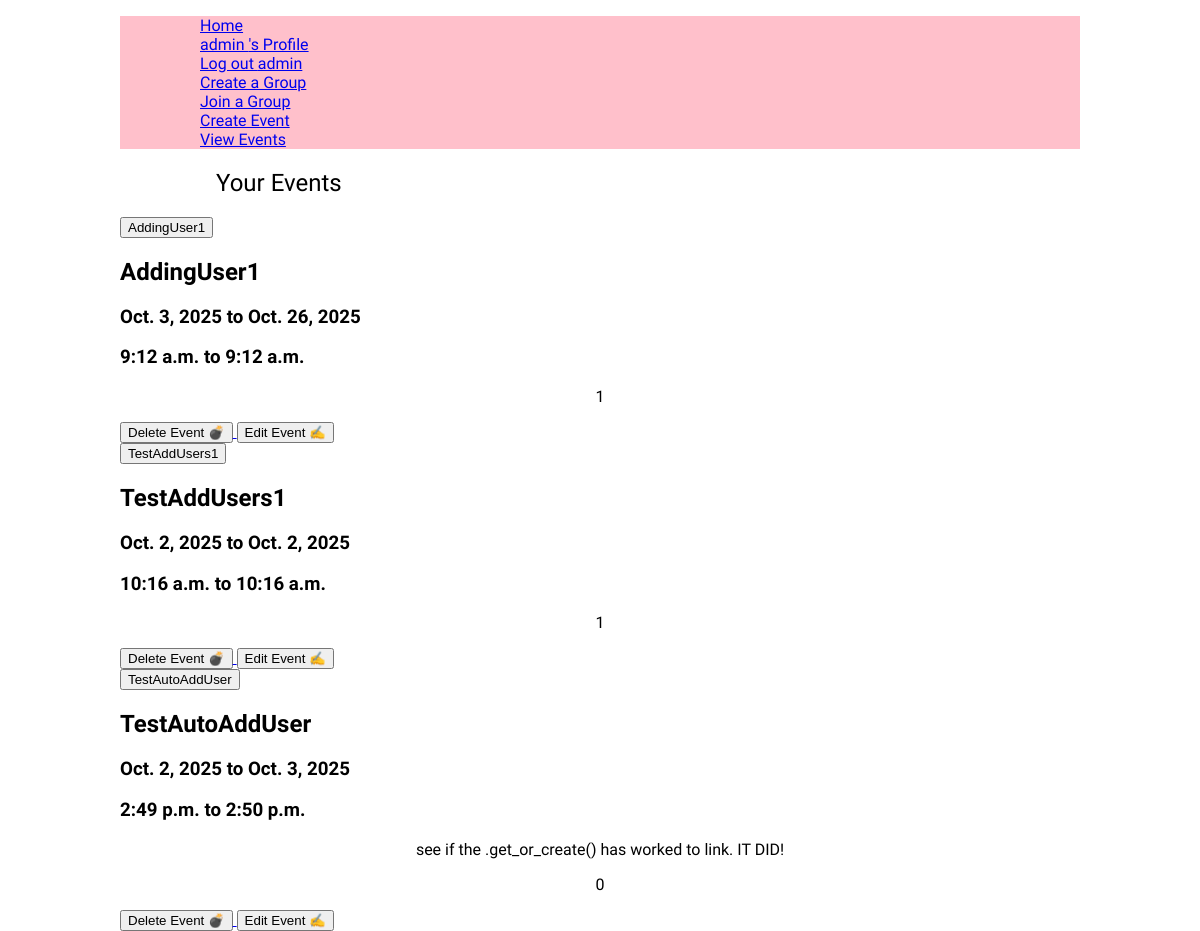
Page /calendar/list/ (signed in) on the earlier database version.
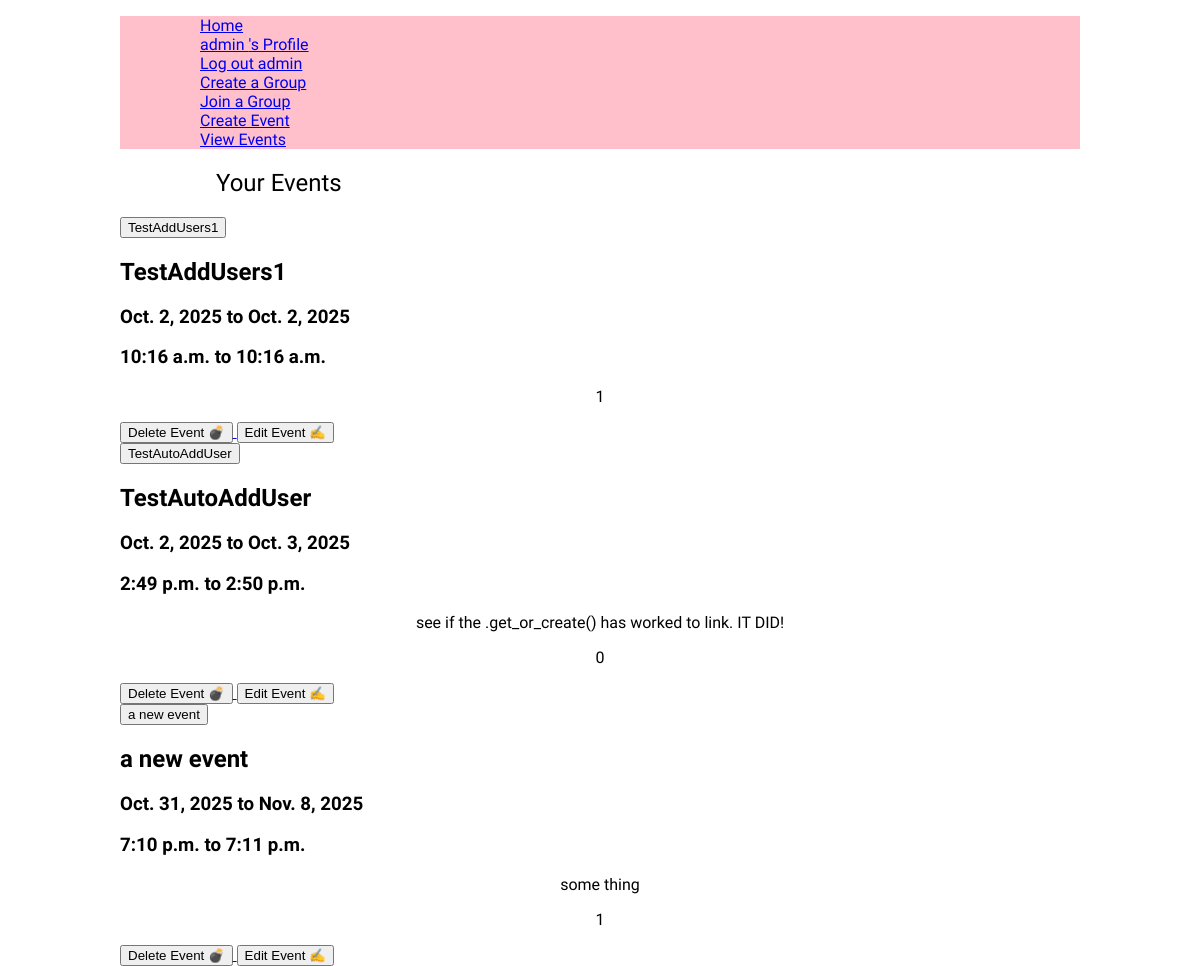
Same page on the later database version.
### user_profile/models.py (models this page shows, shortened)
class CustomUser(AbstractUser):
    location = models.CharField(max_length=100, blank=True)
    phone_number = models.CharField( max_length=50, blank=True)
    date_joined = models.DateTimeField( auto_now_add=True)

### event_view/models.py (models this page shows, shortened)
class UserEventLink(models.Model):
    customUser = models.ForeignKey(CustomUser, on_delete=models.CASCADE)
    event = models.ForeignKey(Event, on_delete=models.CASCADE)
    status = models.IntegerField(choices=STATUS, default=0)
    class Meta:
        constraints = [
            models.UniqueConstraint(
                fields=['customUser','event'],
                name='unique_customUser_event'
            )
        ]

class Event(models.Model):
    EventName = models.CharField(blank=False, max_length=128)
    PrivateEvent = models.BooleanField(blank=False, default=True)
    GroupEvent = models.BooleanField(blank=False, default=False)
    StartDate = models.DateField(blank=False, default=todays_date)
    EndDate =   models.DateField(blank=False, default=todays_date)
    StartTime = models.TimeField(blank=False)
    EndTime = models.TimeField(blank=False)
    Location = models.CharField(blank=True, default="Enter a place")
    Notes = models.TextField(blank=True, )
    EventCreatedTime = models.DateTimeField(auto_now_add=True)#for Admin purposes

### calendar_view/views.py (the view)
# urls.py: path('list/', views.list_events, name='list'),
@login_required
def list_events(request):
    username =  request.user
    events = UserEventLink.objects.filter(customUser=username)
    return render(request, 'calendar_view/list.html', {'events': events})

### calendar_view/templates/calendar_view/list.html (shortened to what this page needs)
{% extends "base.html" %}
{% block content %}
<section>
    <h1>Your Events</h1>
    <div class="accordion-container">
        {% for eventDetails in events %}
            <button class="accordion-button">{{eventDetails.event.EventName}}</button>
            <div class="accordion">
                <h2>{{eventDetails.event.EventName}}</h2>
                <h3>{{eventDetails.event.StartDate}} to {{eventDetails.event.EndDate}}</h3>
                <h3>{{eventDetails.event.StartTime}} to {{eventDetails.event.EndTime}}</h3>
                <p>{{eventDetails.event.Notes}}<p>
                <p>{{eventDetails.status}}</p>
                <a href="{% url 'calendar:delete_event' eventDetails.event.id %}">
                    <button>Delete Event 💣</button>
                </a>
                <a href="{% url "calendar:edit_event" eventDetails.event.id %}">
                    <button>Edit Event ✍</button>
                </a>
            </div>
        {% endfor %}
    </div>
</section>
{% endblock content %}

### armonario_proj/templates/base.html (shortened to what this page needs)
{% extends "layout.html" %}
{% load static %}

### armonario_proj/templates/layout.html (shortened to what this page needs)
{% load static %}
{% url 'home' as home_url %}
{% url "profile" as profile_url %}
<!DOCTYPE html>
<html lang="en">
<head>
    <link rel="stylesheet" href="{% static 'css/style.css' %}">
</head>
<body>
    <header>
        <div>
            <nav>
                <ul>
                    {% if request.path != '/' %}
                        <ul><a href="/">Home</a></ul>
                    {% endif %}
                    {% if user.is_authenticated %}
                        <ul><a href="{% url "user:profile" %}">{{user.username}} 's Profile</a></ul>
                        <ul><a href="{% url "user:logout" %}">Log out {{user.username}}</a></ul>
                        <ul><a href="{% url "group:create" %}">Create a Group</a></ul>
                        <ul><a href="{% url "group:join" %}">Join a Group</a></ul>
                        <ul><a href="{% url "event:create" %}">Create Event</a></ul>
                        <ul><a href="{% url "calendar:list" %}">View Events</a></ul>
                    {% else %}
                        <ul><a href="{% url "user:login" %}">Log in</a></ul>
                        <ul><a href="{% url "user:register" %}">Register</a></ul>
                    {% endif %}
                </ul>
            </nav>
        </div>
    </header>
    <main >
        {% block content %}{% endblock content %}
    </main>
</body>
</html>

### armonario_proj/static/css/style.css (style rules this page uses)
:root { --title-font: "Tagesschrift", system-ui; --secondary-font: "Yuji Syuku", serif; }
h1 { font-family: var(--title-font); font-weight: 400; padding-left: 10%; }
p { font-family: var(--secondary-font); font-size: 1rem; text-align: center; }
body { margin: auto; width: 80%; font-family: var(--secondary-font); min-height: 100dvh; }
header { background-color: pink; }

Differences in the rows shown:
removed UserEventLink: event.EventName "AddingUser1", event.StartDate "Oct. 3, 2025", event.EndDate "Oct. 26, 2025", event.StartTime "9:12 a.m.", event.EndTime "9:12 a.m.", status "1"
added UserEventLink: event.EventName "a new event", event.StartDate "Oct. 31, 2025", event.EndDate "Nov. 8, 2025", event.StartTime "7:10 p.m.", event.EndTime "7:11 p.m.", event.Notes "some thing", status "1"
